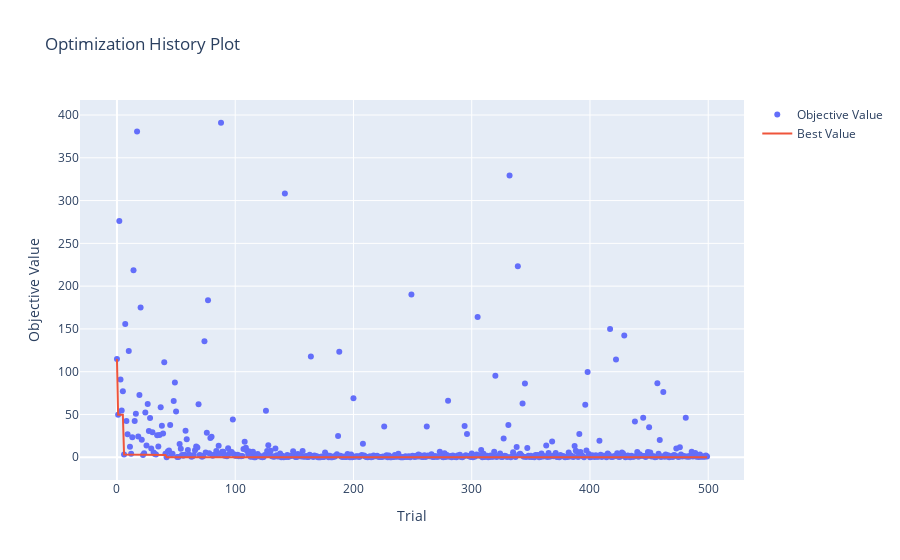

The notebook cell saved with this chart:
### Code cell
vis.plot_optimization_history(study).show()

### Figure 1 — Plotly figure (JSON) as saved in the notebook; plotly's stock layout.template omitted (floating-point values rounded to 4 significant figures; data arrays with more than 128 entries replaced by an {"elided": "..."} marker saying what was removed)
{"data": [{"mode": "markers", "name": "Objective Value", "type": "scatter", "x": {"elided": "500 int values"}, "y": {"elided": "500 float values"}}, {"mode": "lines", "name": "Best Value", "type": "scatter", "x": {"elided": "500 int values"}, "y": {"elided": "500 float values"}}, {"marker": {"color": "#cccccc"}, "mode": "markers", "name": "Infeasible Trial", "showlegend": false, "type": "scatter", "x": [], "y": []}], "layout": {"title": {"text": "Optimization History Plot"}, "xaxis": {"title": {"text": "Trial"}}, "yaxis": {"title": {"text": "Objective Value"}}}}
